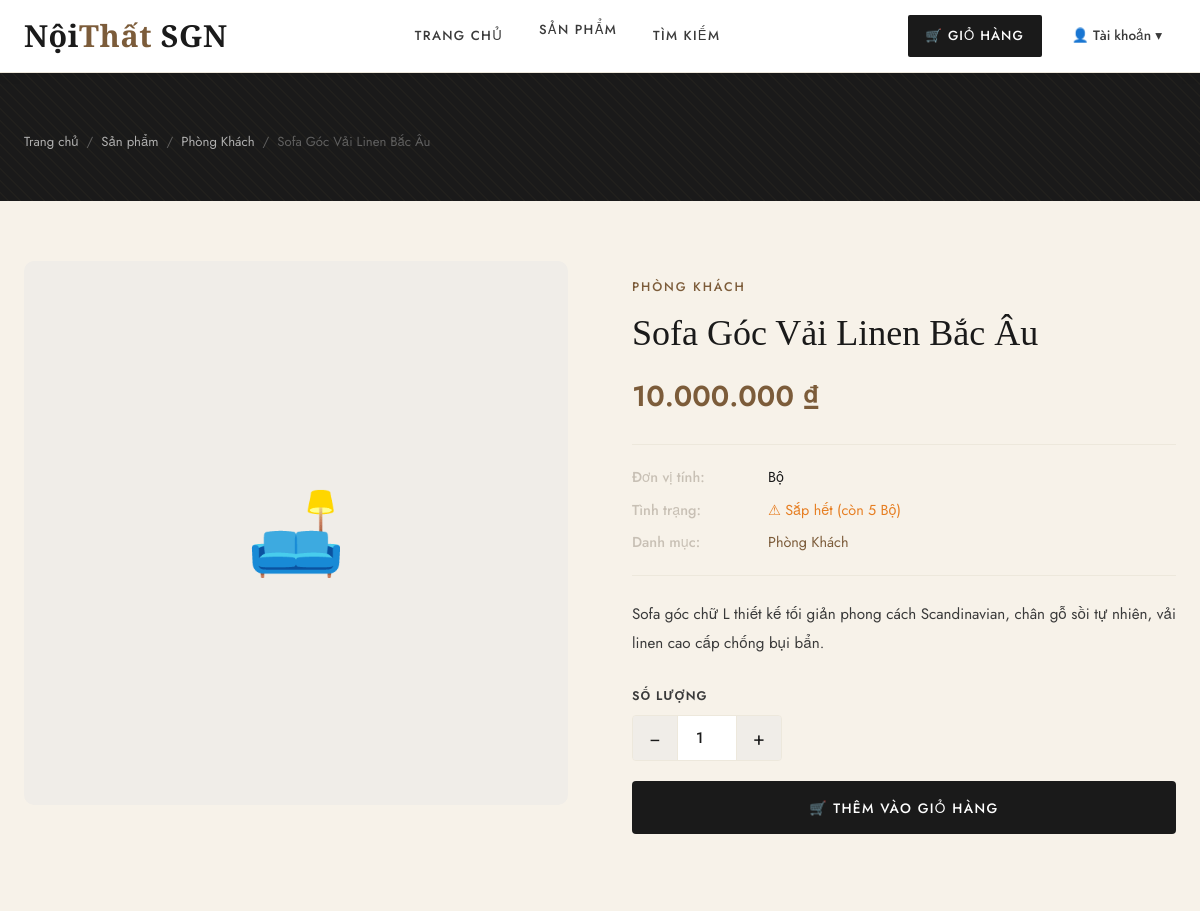
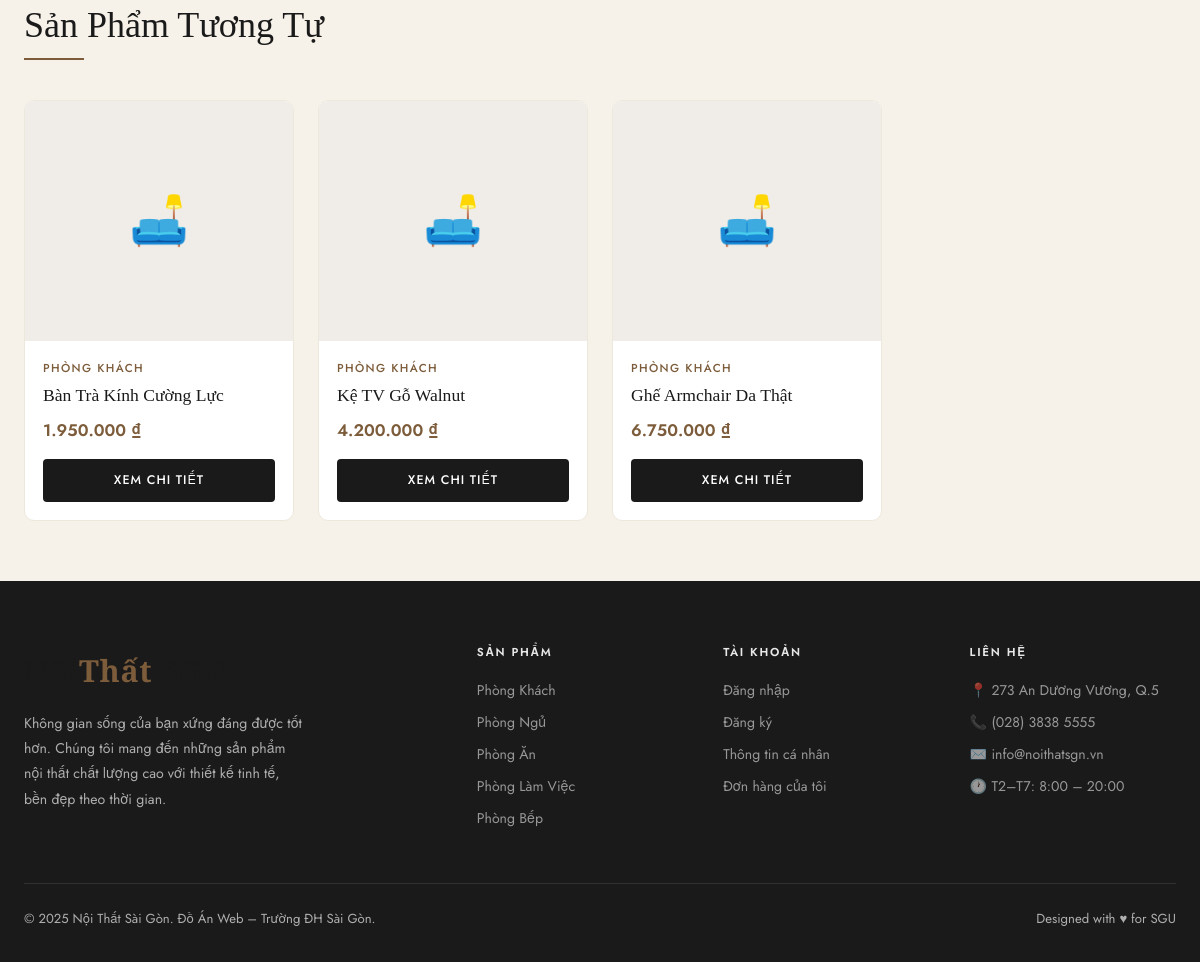
The app's page /product-detail.php?id=1 with its own data (2 pictures, top to bottom).
### tables this page shows
CREATE TABLE san_pham (
    ma_sp       INT AUTO_INCREMENT PRIMARY KEY,
    ma_loai     INT NOT NULL,
    ten_sp      VARCHAR(200) NOT NULL,
    mo_ta       TEXT,
    don_vi_tinh VARCHAR(30) DEFAULT 'Cái',
    hinh        VARCHAR(255),
    tl_loi_nhuan DECIMAL(5,2) DEFAULT 20.00 COMMENT '% lợi nhuận mặc định',
    trang_thai  TINYINT(1) DEFAULT 1 COMMENT '1=đang bán, 0=ẩn',
    created_at  DATETIME DEFAULT CURRENT_TIMESTAMP,
    FOREIGN KEY (ma_loai) REFERENCES loai_sp(ma_loai) ON UPDATE CASCADE
);

CREATE TABLE loai_sp (
    ma_loai     INT AUTO_INCREMENT PRIMARY KEY,
    ten_loai    VARCHAR(100) NOT NULL,
    mo_ta       TEXT,
    trang_thai  TINYINT(1) DEFAULT 1 COMMENT '1=hiện, 0=ẩn',
    created_at  DATETIME DEFAULT CURRENT_TIMESTAMP
);

CREATE TABLE ton_kho (
    ma_sp       INT PRIMARY KEY,
    so_luong    INT DEFAULT 0,
    gia_von     DECIMAL(15,2) DEFAULT 0 COMMENT 'Giá nhập bình quân',
    updated_at  DATETIME DEFAULT CURRENT_TIMESTAMP ON UPDATE CURRENT_TIMESTAMP,
    FOREIGN KEY (ma_sp) REFERENCES san_pham(ma_sp)
);

### includes/functions.php (called while the page is built, shortened)
<?php
function formatMoney($amount) {
    return number_format($amount, 0, ',', '.') . ' ₫';
}

### product-detail.php (the view, shortened to what this page needs)
<?php
require_once __DIR__ . '/config/db.php';
require_once __DIR__ . '/includes/functions.php';
$id = (int)($_GET['id'] ?? 0);
$r = $conn->query("
    SELECT sp.*, ls.ten_loai, tk.so_luong as ton_kho, tk.gia_von,
           COALESCE(gb.tl_loi_nhuan, sp.tl_loi_nhuan) as tl_loi_nhuan
    FROM san_pham sp
    JOIN loai_sp ls ON sp.ma_loai=ls.ma_loai
    LEFT JOIN ton_kho tk ON sp.ma_sp=tk.ma_sp
    LEFT JOIN gia_ban gb ON sp.ma_sp=gb.ma_sp
    WHERE sp.ma_sp=$id AND sp.trang_thai=1
");
$sp  = $r->fetch_assoc();
$gia = ($sp['gia_von'] ?? 0) * (1 + ($sp['tl_loi_nhuan'] ?? 20) / 100);
$ton = (int)($sp['ton_kho'] ?? 0);
$related = $conn->query("
    SELECT sp.*, ls.ten_loai, tk.gia_von, COALESCE(gb.tl_loi_nhuan, sp.tl_loi_nhuan) as tl_loi_nhuan
    FROM san_pham sp
    JOIN loai_sp ls ON sp.ma_loai=ls.ma_loai
    LEFT JOIN ton_kho tk ON sp.ma_sp=tk.ma_sp
    LEFT JOIN gia_ban gb ON sp.ma_sp=gb.ma_sp
    WHERE sp.ma_loai={$sp['ma_loai']} AND sp.ma_sp!=$id AND sp.trang_thai=1
    LIMIT 4
");
include __DIR__ . '/includes/header.php';
?>
<div class="page-header">
    <div class="container">
        <div class="breadcrumb">
            <a href="<?= SITE_URL ?>">Trang chủ</a><span>/</span>
            <a href="<?= SITE_URL ?>/products.php">Sản phẩm</a><span>/</span>
            <a href="<?= SITE_URL ?>/products.php?loai=<?= $sp['ma_loai'] ?>"><?= htmlspecialchars($sp['ten_loai']) ?></a><span>/</span>
            <span><?= htmlspecialchars($sp['ten_sp']) ?></span>
        </div>
    </div>
</div>
<section class="py-section" style="padding:60px 0;">
    <div class="container">
        <div class="product-detail-grid">
            <div class="product-detail-img">
                <?php if ($sp['hinh'] && file_exists(UPLOAD_PATH . $sp['hinh'])): ?>
                    <img src="<?= UPLOAD_URL . $sp['hinh'] ?>" alt="<?= htmlspecialchars($sp['ten_sp']) ?>">
                <?php else: ?>
                    <span class="no-img-lg">🛋️</span>
                <?php endif; ?>
            </div>
            <div class="product-detail-info">
                <div class="product-detail-category"><?= htmlspecialchars($sp['ten_loai']) ?></div>
                <h1><?= htmlspecialchars($sp['ten_sp']) ?></h1>
                <div class="product-detail-price"><?= formatMoney($gia) ?></div>
                <div class="product-detail-meta">
                    <p><span class="meta-label">Đơn vị tính:</span> <?= htmlspecialchars($sp['don_vi_tinh']) ?></p>
                    <p><span class="meta-label">Tình trạng:</span>
                        <?php if ($ton > 5): ?>
                            <span style="color:var(--green)">✓ Còn hàng (<?= $ton ?> <?= $sp['don_vi_tinh'] ?>)</span>
                        <?php elseif ($ton > 0): ?>
                            <span style="color:#E67E22">⚠ Sắp hết (còn <?= $ton ?> <?= $sp['don_vi_tinh'] ?>)</span>
                        <?php else: ?>
                            <span style="color:var(--red)">✕ Hết hàng</span>
                        <?php endif; ?>
                    </p>
                    <p><span class="meta-label">Danh mục:</span> <a href="<?= SITE_URL ?>/products.php?loai=<?= $sp['ma_loai'] ?>" class="text-walnut"><?= htmlspecialchars($sp['ten_loai']) ?></a></p>
                </div>
                <?php if ($sp['mo_ta']): ?>
                <p class="product-desc"><?= nl2br(htmlspecialchars($sp['mo_ta'])) ?></p>
                <?php endif; ?>
                <?php if ($ton > 0): ?>
                <form method="POST">
                    <label style="font-size:0.78rem;font-weight:600;letter-spacing:0.08em;text-transform:uppercase;color:var(--charcoal-mid);display:block;margin-bottom:8px;">Số lượng</label>
                    <div class="qty-wrapper" style="margin-bottom:20px;">
                        <button type="button" class="qty-btn qty-minus">−</button>
                        <input type="number" name="qty" class="qty-input" value="1" min="1" max="<?= $ton ?>" data-max="<?= $ton ?>">
                        <button type="button" class="qty-btn qty-plus">+</button>
                    </div>
                    <button type="submit" name="add_cart" class="btn-add-to-cart">🛒 Thêm Vào Giỏ Hàng</button>
                </form>
                <?php else: ?>
                <button class="btn-add-to-cart" disabled>Hết Hàng</button>
                <?php endif; ?>
            </div>
        </div>
        <?php if ($related->num_rows): ?>
        <div style="margin-top:80px;">
            <div class="section-header"><h2>Sản Phẩm Tương Tự</h2></div>
            <div class="product-grid">
                <?php while ($rel = $related->fetch_assoc()):
                    $r_gia = ($rel['gia_von']??0)*(1+($rel['tl_loi_nhuan']??20)/100);
                ?>
                <div class="product-card">
                    <a href="<?= SITE_URL ?>/product-detail.php?id=<?= $rel['ma_sp'] ?>" class="product-img">
                        <?php if ($rel['hinh']&&file_exists(UPLOAD_PATH.$rel['hinh'])): ?>
                            <img src="<?= UPLOAD_URL.$rel['hinh'] ?>" alt="<?= htmlspecialchars($rel['ten_sp']) ?>">
                        <?php else: ?><span class="no-img">🛋️</span><?php endif; ?>
                    </a>
                    <div class="product-info">
                        <div class="product-category"><?= htmlspecialchars($rel['ten_loai']) ?></div>
                        <a href="<?= SITE_URL ?>/product-detail.php?id=<?= $rel['ma_sp'] ?>" class="product-name"><?= htmlspecialchars($rel['ten_sp']) ?></a>
                        <div class="product-price"><?= formatMoney($r_gia) ?></div>
                        <a href="<?= SITE_URL ?>/product-detail.php?id=<?= $rel['ma_sp'] ?>" class="btn-cart" style="text-align:center;display:block;">Xem Chi Tiết</a>
                    </div>
                </div>
                <?php endwhile; ?>
            </div>
        </div>
        <?php endif; ?>
    </div>
</section>
<?php include __DIR__ . '/includes/footer.php'; ?>

### records on screen
san_pham: ma_loai.ten_loai "Phòng Khách", ten_sp "Sofa Góc Vải Linen Bắc Âu", ma_loai.ten_loai "PHÒNG KHÁCH", don_vi_tinh "Bộ", ton_kho.so_luong "5", mo_ta "Sofa góc chữ L thiết kế tối giản phong cách Scandinavian, chân gỗ sồi tự nhiên, vải linen cao cấp chống bụi bẩn."
san_pham: ma_loai.ten_loai "PHÒNG KHÁCH", ten_sp "Bàn Trà Kính Cường Lực", r_gia "1.950.000 ₫"
san_pham: ma_loai.ten_loai "PHÒNG KHÁCH", ten_sp "Kệ TV Gỗ Walnut", r_gia "4.200.000 ₫"
san_pham: ma_loai.ten_loai "PHÒNG KHÁCH", ten_sp "Ghế Armchair Da Thật", r_gia "6.750.000 ₫"

### other values on screen
formatMoney($gia) "10.000.000 ₫"
